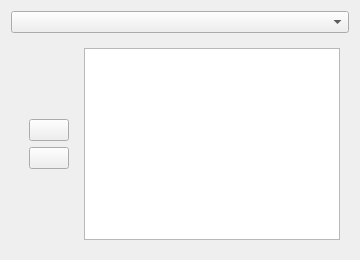
     <widget class="QWidget" name="layer_tab">
      <property name="enabled">
       <bool>true</bool>
      </property>
      <attribute name="title">
       <string>Polygon layer</string>
      </attribute>
      <layout class="QGridLayout" name="gridLayout_6">
       <item row="0" column="0">
        <widget class="QgsMapLayerComboBox" name="layer_input">
         <property name="toolTip">
          <string>&lt;html&gt;&lt;head/&gt;&lt;body&gt;&lt;p&gt;Select Polygon / MultiPolygon layers to query with.&lt;/p&gt;&lt;/body&gt;&lt;/html&gt;</string>
         </property>
        </widget>
       </item>
       <item row="1" column="0">
        <widget class="QWidget" name="widget_5" native="true">
         <property name="sizePolicy">
          <sizepolicy hsizetype="Preferred" vsizetype="Fixed">
           <horstretch>0</horstretch>
           <verstretch>0</verstretch>
          </sizepolicy>
         </property>
         <property name="autoFillBackground">
          <bool>false</bool>
         </property>
         <layout class="QGridLayout" name="gridLayout_3">
          <item row="0" column="0">
           <widget class="QWidget" name="widget_8" native="true">
            <property name="sizePolicy">
             <sizepolicy hsizetype="Fixed" vsizetype="Fixed">
              <horstretch>0</horstretch>
              <verstretch>0</verstretch>
             </sizepolicy>
            </property>
            <layout class="QGridLayout" name="gridLayout_9">
             <item row="1" column="0">
              <widget class="QPushButton" name="layer_list_remove">
               <property name="sizePolicy">
                <sizepolicy hsizetype="Fixed" vsizetype="Fixed">
                 <horstretch>0</horstretch>
                 <verstretch>0</verstretch>
                </sizepolicy>
               </property>
               <property name="toolTip">
                <string>&lt;html&gt;&lt;head/&gt;&lt;body&gt;&lt;p&gt;If layers are selected in the list, only these will be deleted.&lt;/p&gt;&lt;/body&gt;&lt;/html&gt;</string>
               </property>
               <property name="text">
                <string/>
               </property>
               <property name="icon">
                <iconset resource="resources.qrc">
                 <normaloff>:/plugins/OhsomeQgis/img/icon_clear.png</normaloff>:/plugins/OhsomeQgis/img/icon_clear.png</iconset>
               </property>
              </widget>
             </item>
             <item row="0" column="0">
              <widget class="QPushButton" name="layer_list_add">
               <property name="sizePolicy">
                <sizepolicy hsizetype="Fixed" vsizetype="Fixed">
                 <horstretch>0</horstretch>
                 <verstretch>0</verstretch>
                </sizepolicy>
               </property>
               <property name="toolTip">
                <string>&lt;html&gt;&lt;head/&gt;&lt;body&gt;&lt;p&gt;Add layers interactively from your layer list.&lt;/p&gt;&lt;/body&gt;&lt;/html&gt;</string>
               </property>
               <property name="text">
                <string/>
               </property>
               <property name="icon">
                <iconset resource="resources.qrc">
                 <normaloff>:/plugins/OhsomeQgis/img/icon_add.png</normaloff>:/plugins/OhsomeQgis/img/icon_add.png</iconset>
               </property>
              </widget>
             </item>
            </layout>
           </widget>
          </item>
          <item row="0" column="1">
           <widget class="QListWidget" name="layer_list">
            <property name="sizePolicy">
             <sizepolicy hsizetype="Preferred" vsizetype="Fixed">
              <horstretch>0</horstretch>
              <verstretch>0</verstretch>
             </sizepolicy>
            </property>
            <property name="minimumSize">
             <size>
              <width>0</width>
              <height>0</height>
             </size>
            </property>
            <property name="maximumSize">
             <size>
              <width>16777215</width>
              <height>16777215</height>
             </size>
            </property>
            <property name="toolTip">
             <string>Select layers from your layer list!</string>
            </property>
            <property name="frameShadow">
             <enum>QFrame::Sunken</enum>
            </property>
            <property name="selectionMode">
             <enum>QAbstractItemView::MultiSelection</enum>
            </property>
            <property name="resizeMode">
             <enum>QListView::Fixed</enum>
            </property>
           </widget>
          </item>
         </layout>
        </widget>
       </item>
      </layout>
     </widget>
